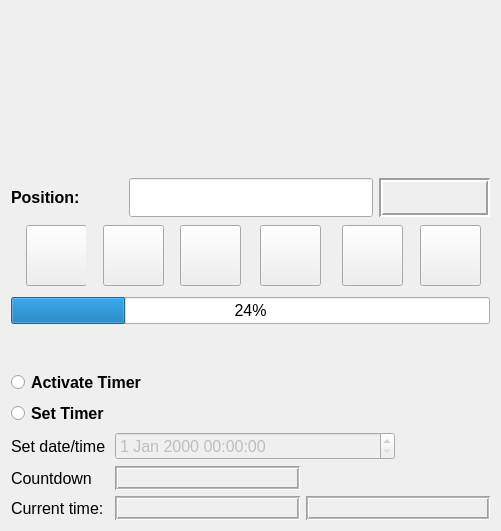
   <widget class="QWidget" name="layoutWidget">
    <property name="geometry">
     <rect>
      <x>20</x>
      <y>10</y>
      <width>501</width>
      <height>531</height>
     </rect>
    </property>
    <layout class="QHBoxLayout" name="horizontalLayout_2" stretch="3">
     <property name="sizeConstraint">
      <enum>QLayout::SetMinimumSize</enum>
     </property>
     <item>
      <layout class="QVBoxLayout" name="verticalLayout_3">
       <property name="sizeConstraint">
        <enum>QLayout::SetMinimumSize</enum>
       </property>
       <item>
        <layout class="QVBoxLayout" name="verticalLayout" stretch="3,1,0,0,0,0">
         <property name="sizeConstraint">
          <enum>QLayout::SetMinimumSize</enum>
         </property>
         <item>
          <layout class="QGridLayout" name="gridLayout_4">
           <property name="sizeConstraint">
            <enum>QLayout::SetMinimumSize</enum>
           </property>
           <item row="1" column="1">
            <widget class="QLineEdit" name="lineEditCurTime">
             <property name="sizePolicy">
              <sizepolicy hsizetype="Minimum" vsizetype="Fixed">
               <horstretch>0</horstretch>
               <verstretch>0</verstretch>
              </sizepolicy>
             </property>
             <property name="font">
              <font>
               <pointsize>20</pointsize>
              </font>
             </property>
             <property name="frame">
              <bool>true</bool>
             </property>
            </widget>
           </item>
           <item row="0" column="0" colspan="2">
            <widget class="QLabel" name="label_3">
             <property name="sizePolicy">
              <sizepolicy hsizetype="Minimum" vsizetype="Preferred">
               <horstretch>0</horstretch>
               <verstretch>0</verstretch>
              </sizepolicy>
             </property>
             <property name="font">
              <font>
               <family>Smudger LET</family>
               <pointsize>25</pointsize>
              </font>
             </property>
             <property name="autoFillBackground">
              <bool>false</bool>
             </property>
             <property name="styleSheet">
              <string notr="true">background-image: url(:/Logo/Logofield/Logofield_rec2.png);
border-image: url(:/Logo/Logofield/Logofield_rec2.png);
image: url(:/Logo/Logofield/Logofield_rec2.png);</string>
             </property>
             <property name="text">
              <string/>
             </property>
            </widget>
           </item>
           <item row="1" column="0">
            <widget class="QLabel" name="label_CurTime">
             <property name="sizePolicy">
              <sizepolicy hsizetype="Minimum" vsizetype="Preferred">
               <horstretch>0</horstretch>
               <verstretch>0</verstretch>
              </sizepolicy>
             </property>
             <property name="font">
              <font>
               <pointsize>12</pointsize>
               <weight>75</weight>
               <bold>true</bold>
              </font>
             </property>
             <property name="text">
              <string>Position:</string>
             </property>
            </widget>
           </item>
           <item row="1" column="2">
            <widget class="QLabel" name="label_RECORDING">
             <property name="enabled">
              <bool>true</bool>
             </property>
             <property name="sizePolicy">
              <sizepolicy hsizetype="Minimum" vsizetype="Preferred">
               <horstretch>0</horstretch>
               <verstretch>0</verstretch>
              </sizepolicy>
             </property>
             <property name="font">
              <font>
               <pointsize>20</pointsize>
              </font>
             </property>
             <property name="autoFillBackground">
              <bool>true</bool>
             </property>
             <property name="frameShape">
              <enum>QFrame::Box</enum>
             </property>
             <property name="frameShadow">
              <enum>QFrame::Sunken</enum>
             </property>
             <property name="lineWidth">
              <number>2</number>
             </property>
             <property name="text">
              <string/>
             </property>
             <property name="textFormat">
              <enum>Qt::AutoText</enum>
             </property>
             <property name="margin">
              <number>0</number>
             </property>
            </widget>
           </item>
          </layout>
         </item>
         <item>
          <layout class="QGridLayout" name="gridLayout_6">
           <item row="0" column="3">
            <widget class="QFrame" name="indicator_Pause">
             <property name="sizePolicy">
              <sizepolicy hsizetype="Minimum" vsizetype="Preferred">
               <horstretch>0</horstretch>
               <verstretch>0</verstretch>
              </sizepolicy>
             </property>
             <property name="palette">
              <palette>
               <active>
                <colorrole role="Base">
                 <brush brushstyle="SolidPattern">
                  <color alpha="255">
                   <red>255</red>
                   <green>255</green>
                   <blue>255</blue>
                  </color>
                 </brush>
                </colorrole>
                <colorrole role="Window">
                 <brush brushstyle="SolidPattern">
                  <color alpha="255">
                   <red>234</red>
                   <green>234</green>
                   <blue>234</blue>
                  </color>
                 </brush>
                </colorrole>
               </active>
               <inactive>
                <colorrole role="Base">
                 <brush brushstyle="SolidPattern">
                  <color alpha="255">
                   <red>255</red>
                   <green>255</green>
                   <blue>255</blue>
                  </color>
                 </brush>
                </colorrole>
                <colorrole role="Window">
                 <brush brushstyle="SolidPattern">
                  <color alpha="255">
                   <red>234</red>
                   <green>234</green>
                   <blue>234</blue>
                  </color>
                 </brush>
                </colorrole>
               </inactive>
               <disabled>
                <colorrole role="Base">
                 <brush brushstyle="SolidPattern">
                  <color alpha="255">
                   <red>234</red>
                   <green>234</green>
                   <blue>234</blue>
                  </color>
                 </brush>
                </colorrole>
                <colorrole role="Window">
                 <brush brushstyle="SolidPattern">
                  <color alpha="255">
                   <red>234</red>
                   <green>234</green>
                   <blue>234</blue>
                  </color>
                 </brush>
                </colorrole>
               </disabled>
              </palette>
             </property>
             <property name="autoFillBackground">
              <bool>false</bool>
             </property>
             <property name="frameShape">
              <enum>QFrame::NoFrame</enum>
             </property>
             <property name="frameShadow">
              <enum>QFrame::Raised</enum>
             </property>
             <widget class="QPushButton" name="pushButton_Pause">
              <property name="geometry">
               <rect>
                <x>7</x>
                <y>2</y>
                <width>61</width>
                <height>61</height>
               </rect>
              </property>
              <property name="styleSheet">
               <string notr="true">background-image: url(:/buttonicons/recorderbuttons/pause_v4.PNG);
image: url(:/buttonicons/recorderbuttons/pause_v4.PNG);
border-image: url(:/buttonicons/recorderbuttons/pause_v4.PNG);</string>
              </property>
              <property name="text">
               <string/>
              </property>
              <property name="iconSize">
               <size>
                <width>20</width>
                <height>20</height>
               </size>
              </property>
             </widget>
            </widget>
           </item>
           <item row="0" column="2">
            <widget class="QFrame" name="indicator_Play">
             <property name="sizePolicy">
              <sizepolicy hsizetype="Minimum" vsizetype="Preferred">
               <horstretch>0</horstretch>
               <verstretch>0</verstretch>
              </sizepolicy>
             </property>
             <property name="palette">
              <palette>
               <active>
                <colorrole role="Base">
                 <brush brushstyle="SolidPattern">
                  <color alpha="255">
                   <red>255</red>
                   <green>255</green>
                   <blue>255</blue>
                  </color>
                 </brush>
                </colorrole>
                <colorrole role="Window">
                 <brush brushstyle="SolidPattern">
                  <color alpha="255">
                   <red>234</red>
                   <green>234</green>
                   <blue>234</blue>
                  </color>
                 </brush>
                </colorrole>
               </active>
               <inactive>
                <colorrole role="Base">
                 <brush brushstyle="SolidPattern">
                  <color alpha="255">
                   <red>255</red>
                   <green>255</green>
                   <blue>255</blue>
                  </color>
                 </brush>
                </colorrole>
                <colorrole role="Window">
                 <brush brushstyle="SolidPattern">
                  <color alpha="255">
                   <red>234</red>
                   <green>234</green>
                   <blue>234</blue>
                  </color>
                 </brush>
                </colorrole>
               </inactive>
               <disabled>
                <colorrole role="Base">
                 <brush brushstyle="SolidPattern">
                  <color alpha="255">
                   <red>234</red>
                   <green>234</green>
                   <blue>234</blue>
                  </color>
                 </brush>
                </colorrole>
                <colorrole role="Window">
                 <brush brushstyle="SolidPattern">
                  <color alpha="255">
                   <red>234</red>
                   <green>234</green>
                   <blue>234</blue>
                  </color>
                 </brush>
                </colorrole>
               </disabled>
              </palette>
             </property>
             <property name="autoFillBackground">
              <bool>false</bool>
             </property>
             <property name="frameShape">
              <enum>QFrame::NoFrame</enum>
             </property>
             <property name="frameShadow">
              <enum>QFrame::Raised</enum>
             </property>
             <widget class="QPushButton" name="pushButton_Play">
              <property name="geometry">
               <rect>
                <x>7</x>
                <y>2</y>
                <width>61</width>
                <height>61</height>
               </rect>
              </property>
              <property name="styleSheet">
               <string notr="true">background-image: url(:/buttonicons/recorderbuttons/play_v4.PNG);
border-image: url(:/buttonicons/recorderbuttons/play_v4.PNG);
image: url(:/buttonicons/recorderbuttons/play_v4.PNG);</string>
              </property>
              <property name="text">
               <string/>
              </property>
              <property name="iconSize">
               <size>
                <width>20</width>
                <height>20</height>
               </size>
              </property>
              <property name="checkable">
               <bool>true</bool>
              </property>
              <property name="checked">
               <bool>false</bool>
              </property>
             </widget>
            </widget>
           </item>
           <item row="0" column="1">
            <widget class="QFrame" name="indicator_Stop">
             <property name="sizePolicy">
              <sizepolicy hsizetype="Minimum" vsizetype="Preferred">
               <horstretch>0</horstretch>
               <verstretch>0</verstretch>
              </sizepolicy>
             </property>
             <property name="palette">
              <palette>
               <active>
                <colorrole role="Base">
                 <brush brushstyle="SolidPattern">
                  <color alpha="255">
                   <red>255</red>
                   <green>255</green>
                   <blue>255</blue>
                  </color>
                 </brush>
                </colorrole>
                <colorrole role="Window">
                 <brush brushstyle="SolidPattern">
                  <color alpha="255">
                   <red>234</red>
                   <green>234</green>
                   <blue>234</blue>
                  </color>
                 </brush>
                </colorrole>
               </active>
               <inactive>
                <colorrole role="Base">
                 <brush brushstyle="SolidPattern">
                  <color alpha="255">
                   <red>255</red>
                   <green>255</green>
                   <blue>255</blue>
                  </color>
                 </brush>
                </colorrole>
                <colorrole role="Window">
                 <brush brushstyle="SolidPattern">
                  <color alpha="255">
                   <red>234</red>
                   <green>234</green>
                   <blue>234</blue>
                  </color>
                 </brush>
                </colorrole>
               </inactive>
               <disabled>
                <colorrole role="Base">
                 <brush brushstyle="SolidPattern">
                  <color alpha="255">
                   <red>234</red>
                   <green>234</green>
                   <blue>234</blue>
                  </color>
                 </brush>
                </colorrole>
                <colorrole role="Window">
                 <brush brushstyle="SolidPattern">
                  <color alpha="255">
                   <red>234</red>
                   <green>234</green>
                   <blue>234</blue>
                  </color>
                 </brush>
                </colorrole>
               </disabled>
              </palette>
             </property>
             <property name="autoFillBackground">
              <bool>false</bool>
             </property>
             <property name="frameShape">
              <enum>QFrame::NoFrame</enum>
             </property>
             <property name="frameShadow">
              <enum>QFrame::Raised</enum>
             </property>
             <widget class="QPushButton" name="pushButton_Stop">
              <property name="geometry">
               <rect>
                <x>11</x>
                <y>2</y>
                <width>61</width>
                <height>61</height>
               </rect>
              </property>
              <property name="font">
               <font>
                <underline>false</underline>
                <kerning>true</kerning>
               </font>
              </property>
              <property name="autoFillBackground">
               <bool>false</bool>
              </property>
              <property name="styleSheet">
               <string notr="true">background-image: url(:/buttonicons/recorderbuttons/stop_v4.PNG);
border-image: url(:/buttonicons/recorderbuttons/stop_v4.PNG);
image: url(:/buttonicons/recorderbuttons/stop_v4.PNG);</string>
              </property>
              <property name="text">
               <string/>
              </property>
              <property name="iconSize">
               <size>
                <width>30</width>
                <height>30</height>
               </size>
              </property>
             </widget>
            </widget>
           </item>
           <item row="0" column="4">
            <widget class="QFrame" name="indicator_FF">
             <property name="sizePolicy">
              <sizepolicy hsizetype="Minimum" vsizetype="Preferred">
               <horstretch>0</horstretch>
               <verstretch>0</verstretch>
              </sizepolicy>
             </property>
             <property name="palette">
              <palette>
               <active>
                <colorrole role="Base">
                 <brush brushstyle="SolidPattern">
                  <color alpha="255">
                   <red>255</red>
                   <green>255</green>
                   <blue>255</blue>
                  </color>
                 </brush>
                </colorrole>
                <colorrole role="Window">
                 <brush brushstyle="SolidPattern">
                  <color alpha="255">
                   <red>234</red>
                   <green>234</green>
                   <blue>234</blue>
                  </color>
                 </brush>
                </colorrole>
               </active>
               <inactive>
                <colorrole role="Base">
                 <brush brushstyle="SolidPattern">
                  <color alpha="255">
                   <red>255</red>
                   <green>255</green>
                   <blue>255</blue>
                  </color>
                 </brush>
                </colorrole>
                <colorrole role="Window">
                 <brush brushstyle="SolidPattern">
                  <color alpha="255">
                   <red>234</red>
                   <green>234</green>
                   <blue>234</blue>
                  </color>
                 </brush>
                </colorrole>
               </inactive>
               <disabled>
                <colorrole role="Base">
                 <brush brushstyle="SolidPattern">
                  <color alpha="255">
                   <red>234</red>
                   <green>234</green>
                   <blue>234</blue>
                  </color>
                 </brush>
                </colorrole>
                <colorrole role="Window">
                 <brush brushstyle="SolidPattern">
                  <color alpha="255">
                   <red>234</red>
                   <green>234</green>
                   <blue>234</blue>
                  </color>
                 </brush>
                </colorrole>
               </disabled>
              </palette>
             </property>
             <property name="autoFillBackground">
              <bool>false</bool>
             </property>
             <property name="frameShape">
              <enum>QFrame::NoFrame</enum>
             </property>
             <property name="frameShadow">
              <enum>QFrame::Raised</enum>
             </property>
             <widget class="QPushButton" name="pushButton_FastForward">
              <property name="geometry">
               <rect>
                <x>8</x>
                <y>2</y>
                <width>61</width>
                <height>61</height>
               </rect>
              </property>
              <property name="styleSheet">
               <string notr="true">border-image: url(:/buttonicons/recorderbuttons/ff_v4.PNG);
image: url(:/buttonicons/recorderbuttons/ff_v4.PNG);
background-image: url(:/buttonicons/recorderbuttons/ff_v4.PNG);</string>
              </property>
              <property name="text">
               <string/>
              </property>
              <property name="iconSize">
               <size>
                <width>20</width>
                <height>20</height>
               </size>
              </property>
              <property name="checkable">
               <bool>true</bool>
              </property>
              <property name="autoRepeat">
               <bool>true</bool>
              </property>
             </widget>
            </widget>
           </item>
           <item row="0" column="5">
            <widget class="QFrame" name="indicator_Rec">
             <property name="sizePolicy">
              <sizepolicy hsizetype="Minimum" vsizetype="Preferred">
               <horstretch>0</horstretch>
               <verstretch>0</verstretch>
              </sizepolicy>
             </property>
             <property name="palette">
              <palette>
               <active>
                <colorrole role="Base">
                 <brush brushstyle="SolidPattern">
                  <color alpha="255">
                   <red>255</red>
                   <green>255</green>
                   <blue>255</blue>
                  </color>
                 </brush>
                </colorrole>
                <colorrole role="Window">
                 <brush brushstyle="SolidPattern">
                  <color alpha="255">
                   <red>234</red>
                   <green>234</green>
                   <blue>234</blue>
                  </color>
                 </brush>
                </colorrole>
               </active>
               <inactive>
                <colorrole role="Base">
                 <brush brushstyle="SolidPattern">
                  <color alpha="255">
                   <red>255</red>
                   <green>255</green>
                   <blue>255</blue>
                  </color>
                 </brush>
                </colorrole>
                <colorrole role="Window">
                 <brush brushstyle="SolidPattern">
                  <color alpha="255">
                   <red>234</red>
                   <green>234</green>
                   <blue>234</blue>
                  </color>
                 </brush>
                </colorrole>
               </inactive>
               <disabled>
                <colorrole role="Base">
                 <brush brushstyle="SolidPattern">
                  <color alpha="255">
                   <red>234</red>
                   <green>234</green>
                   <blue>234</blue>
                  </color>
                 </brush>
                </colorrole>
                <colorrole role="Window">
                 <brush brushstyle="SolidPattern">
                  <color alpha="255">
                   <red>234</red>
                   <green>234</green>
                   <blue>234</blue>
                  </color>
                 </brush>
                </colorrole>
               </disabled>
              </palette>
             </property>
             <property name="autoFillBackground">
              <bool>false</bool>
             </property>
             <property name="frameShape">
              <enum>QFrame::NoFrame</enum>
             </property>
             <property name="frameShadow">
              <enum>QFrame::Raised</enum>
             </property>
             <widget class="QPushButton" name="pushButton_Rec">
              <property name="geometry">
               <rect>
                <x>5</x>
                <y>2</y>
                <width>61</width>
                <height>61</height>
               </rect>
              </property>
              <property name="font">
               <font>
                <underline>false</underline>
                <kerning>true</kerning>
               </font>
              </property>
              <property name="autoFillBackground">
               <bool>false</bool>
              </property>
              <property name="styleSheet">
               <string notr="true">background-image: url(:/buttonicons/recorderbuttons/rec_v4.PNG);
border-image: url(:/buttonicons/recorderbuttons/rec_v4.PNG);
image: url(:/buttonicons/recorderbuttons/rec_v4.PNG);</string>
              </property>
              <property name="text">
               <string/>
              </property>
              <property name="iconSize">
               <size>
                <width>30</width>
                <height>30</height>
               </size>
              </property>
             </widget>
            </widget>
           </item>
           <item row="0" column="0">
            <widget class="QFrame" name="indicator_Rew">
             <property name="enabled">
              <bool>true</bool>
             </property>
             <property name="sizePolicy">
              <sizepolicy hsizetype="Minimum" vsizetype="Preferred">
               <horstretch>0</horstretch>
               <verstretch>0</verstretch>
              </sizepolicy>
             </property>
             <property name="palette">
              <palette>
               <active>
                <colorrole role="Base">
                 <brush brushstyle="SolidPattern">
                  <color alpha="255">
                   <red>255</red>
                   <green>255</green>
                   <blue>255</blue>
                  </color>
                 </brush>
                </colorrole>
                <colorrole role="Window">
                 <brush brushstyle="SolidPattern">
                  <color alpha="255">
                   <red>234</red>
                   <green>234</green>
                   <blue>234</blue>
                  </color>
                 </brush>
                </colorrole>
               </active>
               <inactive>
                <colorrole role="Base">
                 <brush brushstyle="SolidPattern">
                  <color alpha="255">
                   <red>255</red>
                   <green>255</green>
                   <blue>255</blue>
                  </color>
                 </brush>
                </colorrole>
                <colorrole role="Window">
                 <brush brushstyle="SolidPattern">
                  <color alpha="255">
                   <red>234</red>
                   <green>234</green>
                   <blue>234</blue>
                  </color>
                 </brush>
                </colorrole>
               </inactive>
               <disabled>
                <colorrole role="Base">
                 <brush brushstyle="SolidPattern">
                  <color alpha="255">
                   <red>234</red>
                   <green>234</green>
                   <blue>234</blue>
                  </color>
                 </brush>
                </colorrole>
                <colorrole role="Window">
                 <brush brushstyle="SolidPattern">
                  <color alpha="255">
                   <red>234</red>
                   <green>234</green>
                   <blue>234</blue>
                  </color>
                 </brush>
                </colorrole>
               </disabled>
              </palette>
             </property>
             <property name="autoFillBackground">
              <bool>false</bool>
             </property>
             <property name="frameShape">
              <enum>QFrame::NoFrame</enum>
             </property>
             <property name="frameShadow">
              <enum>QFrame::Raised</enum>
             </property>
             <widget class="QPushButton" name="pushButton_Rewind">
              <property name="geometry">
               <rect>
                <x>15</x>
                <y>2</y>
                <width>61</width>
                <height>61</height>
               </rect>
              </property>
              <property name="styleSheet">
               <string notr="true">image: url(:/buttonicons/recorderbuttons/rew_v4.PNG);
background-image: url(:/buttonicons/recorderbuttons/rew_v4.PNG);
border-image: url(:/buttonicons/recorderbuttons/rew_v4.PNG);</string>
              </property>
              <property name="text">
               <string/>
              </property>
              <property name="iconSize">
               <size>
                <width>20</width>
                <height>20</height>
               </size>
              </property>
              <property name="checkable">
               <bool>true</bool>
              </property>
              <property name="autoRepeat">
               <bool>true</bool>
              </property>
             </widget>
            </widget>
           </item>
          </layout>
         </item>
         <item>
          <widget class="QProgressBar" name="progressBar_time_PLAY">
           <property name="sizePolicy">
            <sizepolicy hsizetype="Minimum" vsizetype="Fixed">
             <horstretch>0</horstretch>
             <verstretch>0</verstretch>
            </sizepolicy>
           </property>
           <property name="font">
            <font>
             <pointsize>12</pointsize>
            </font>
           </property>
           <property name="value">
            <number>24</number>
           </property>
          </widget>
         </item>
         <item>
          <spacer name="verticalSpacer_6">
           <property name="orientation">
            <enum>Qt::Vertical</enum>
           </property>
           <property name="sizeHint" stdset="0">
            <size>
             <width>20</width>
             <height>40</height>
            </size>
           </property>
          </spacer>
         </item>
         <item>
          <widget class="QRadioButton" name="radioButton_timeract">
           <property name="enabled">
            <bool>true</bool>
           </property>
           <property name="font">
            <font>
             <pointsize>12</pointsize>
             <weight>75</weight>
             <bold>true</bold>
            </font>
           </property>
           <property name="text">
            <string>Activate Timer</string>
           </property>
          </widget>
         </item>
         <item>
          <layout class="QGridLayout" name="gridLayout_2">
           <property name="sizeConstraint">
            <enum>QLayout::SetMinimumSize</enum>
           </property>
           <item row="0" column="0">
            <widget class="QRadioButton" name="radioButton_Timer">
             <property name="enabled">
              <bool>true</bool>
             </property>
             <property name="font">
              <font>
               <pointsize>12</pointsize>
               <weight>75</weight>
               <bold>true</bold>
              </font>
             </property>
             <property name="autoFillBackground">
              <bool>false</bool>
             </property>
             <property name="text">
              <string>Set Timer</string>
             </property>
             <property name="autoExclusive">
              <bool>false</bool>
             </property>
            </widget>
           </item>
           <item row="2" column="0">
            <widget class="QLabel" name="label_4">
             <property name="font">
              <font>
               <pointsize>12</pointsize>
              </font>
             </property>
             <property name="autoFillBackground">
              <bool>true</bool>
             </property>
             <property name="text">
              <string>Countdown</string>
             </property>
            </widget>
           </item>
           <item row="3" column="0">
            <widget class="QLabel" name="label_time">
             <property name="font">
              <font>
               <pointsize>12</pointsize>
              </font>
             </property>
             <property name="autoFillBackground">
              <bool>true</bool>
             </property>
             <property name="text">
              <string>Current time:</string>
             </property>
            </widget>
           </item>
           <item row="3" column="3" colspan="2">
            <widget class="QLabel" name="label_showtime">
             <property name="font">
              <font>
               <pointsize>12</pointsize>
              </font>
             </property>
             <property name="autoFillBackground">
              <bool>true</bool>
             </property>
             <property name="frameShape">
              <enum>QFrame::Box</enum>
             </property>
             <property name="frameShadow">
              <enum>QFrame::Sunken</enum>
             </property>
             <property name="midLineWidth">
              <number>1</number>
             </property>
             <property name="text">
              <string/>
             </property>
            </widget>
           </item>
           <item row="1" column="0">
            <widget class="QLabel" name="label_6_settime">
             <property name="font">
              <font>
               <pointsize>12</pointsize>
              </font>
             </property>
             <property name="autoFillBackground">
              <bool>true</bool>
             </property>
             <property name="text">
              <string>Set date/time</string>
             </property>
            </widget>
           </item>
           <item row="3" column="1" colspan="2">
            <widget class="QLabel" name="label_showdate">
             <property name="font">
              <font>
               <pointsize>12</pointsize>
              </font>
             </property>
             <property name="autoFillBackground">
              <bool>true</bool>
             </property>
             <property name="frameShape">
              <enum>QFrame::Box</enum>
             </property>
             <property name="frameShadow">
              <enum>QFrame::Sunken</enum>
             </property>
             <property name="midLineWidth">
              <number>1</number>
             </property>
             <property name="text">
              <string/>
             </property>
            </widget>
           </item>
           <item row="2" column="1" colspan="2">
            <widget class="QLabel" name="label_ctdn_time">
             <property name="font">
              <font>
               <pointsize>12</pointsize>
              </font>
             </property>
             <property name="frameShape">
              <enum>QFrame::Box</enum>
             </property>
             <property name="frameShadow">
              <enum>QFrame::Sunken</enum>
             </property>
             <property name="midLineWidth">
              <number>1</number>
             </property>
             <property name="text">
              <string/>
             </property>
            </widget>
           </item>
           <item row="1" column="1" colspan="3">
            <widget class="QDateTimeEdit" name="dateTimeEdit_setclock">
             <property name="enabled">
              <bool>false</bool>
             </property>
             <property name="font">
              <font>
               <pointsize>12</pointsize>
              </font>
             </property>
             <property name="accelerated">
              <bool>false</bool>
             </property>
            </widget>
           </item>
          </layout>
         </item>
        </layout>
       </item>
      </layout>
     </item>
    </layout>
   </widget>
